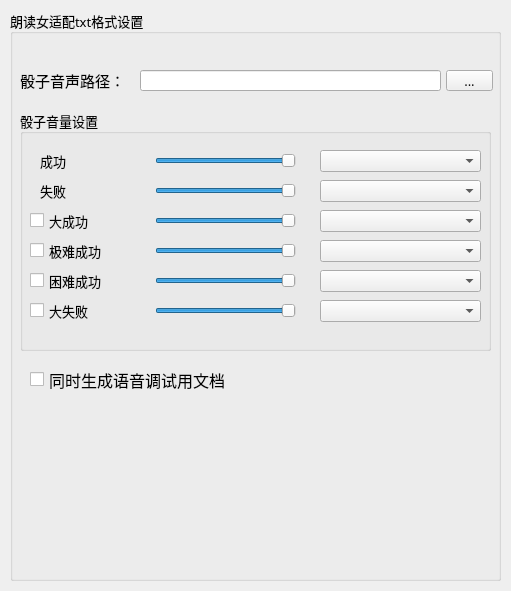
<?xml version="1.0" encoding="UTF-8"?>
<ui version="4.0">
 <class>Form</class>
 <widget class="QWidget" name="Form">
  <property name="geometry">
   <rect>
    <x>0</x>
    <y>0</y>
    <width>511</width>
    <height>591</height>
   </rect>
  </property>
  <property name="windowTitle">
   <string>Form</string>
  </property>
  <widget class="QGroupBox" name="ldn_txt_formset">
   <property name="geometry">
    <rect>
     <x>10</x>
     <y>10</y>
     <width>491</width>
     <height>571</height>
    </rect>
   </property>
   <property name="font">
    <font>
     <family>华文细黑</family>
     <pointsize>10</pointsize>
    </font>
   </property>
   <property name="title">
    <string>朗读女适配txt格式设置</string>
   </property>
   <widget class="QCheckBox" name="ldn_generateTest_check">
    <property name="geometry">
     <rect>
      <x>20</x>
      <y>360</y>
      <width>251</width>
      <height>19</height>
     </rect>
    </property>
    <property name="font">
     <font>
      <family>华文细黑</family>
      <pointsize>12</pointsize>
     </font>
    </property>
    <property name="text">
     <string>同时生成语音调试用文档</string>
    </property>
   </widget>
   <widget class="QLineEdit" name="ldn_dice_sounddir_input">
    <property name="enabled">
     <bool>true</bool>
    </property>
    <property name="geometry">
     <rect>
      <x>130</x>
      <y>60</y>
      <width>301</width>
      <height>21</height>
     </rect>
    </property>
   </widget>
   <widget class="QToolButton" name="ldn_dice_sounddir_btn">
    <property name="enabled">
     <bool>true</bool>
    </property>
    <property name="geometry">
     <rect>
      <x>436</x>
      <y>60</y>
      <width>47</width>
      <height>21</height>
     </rect>
    </property>
    <property name="text">
     <string>...</string>
    </property>
   </widget>
   <widget class="QLabel" name="ldn_dice_sound_fp_label">
    <property name="enabled">
     <bool>true</bool>
    </property>
    <property name="geometry">
     <rect>
      <x>10</x>
      <y>60</y>
      <width>126</width>
      <height>20</height>
     </rect>
    </property>
    <property name="font">
     <font>
      <family>华文细黑</family>
      <pointsize>11</pointsize>
     </font>
    </property>
    <property name="text">
     <string>骰子音声路径：</string>
    </property>
   </widget>
   <widget class="QGroupBox" name="ldn_dice_soundControl">
    <property name="geometry">
     <rect>
      <x>10</x>
      <y>100</y>
      <width>471</width>
      <height>241</height>
     </rect>
    </property>
    <property name="title">
     <string>骰子音量设置</string>
    </property>
    <widget class="QSlider" name="dice_success_volume">
     <property name="geometry">
      <rect>
       <x>135</x>
       <y>40</y>
       <width>141</width>
       <height>22</height>
      </rect>
     </property>
     <property name="maximum">
      <number>100</number>
     </property>
     <property name="value">
      <number>100</number>
     </property>
     <property name="orientation">
      <enum>Qt::Horizontal</enum>
     </property>
    </widget>
    <widget class="QLabel" name="dice_success_label">
     <property name="geometry">
      <rect>
       <x>20</x>
       <y>40</y>
       <width>72</width>
       <height>21</height>
      </rect>
     </property>
     <property name="text">
      <string>成功</string>
     </property>
    </widget>
    <widget class="QSlider" name="dice_fail_volume">
     <property name="geometry">
      <rect>
       <x>135</x>
       <y>70</y>
       <width>141</width>
       <height>22</height>
      </rect>
     </property>
     <property name="maximum">
      <number>100</number>
     </property>
     <property name="value">
      <number>100</number>
     </property>
     <property name="orientation">
      <enum>Qt::Horizontal</enum>
     </property>
    </widget>
    <widget class="QLabel" name="dice_fail_label">
     <property name="geometry">
      <rect>
       <x>20</x>
       <y>70</y>
       <width>72</width>
       <height>21</height>
      </rect>
     </property>
     <property name="text">
      <string>失败</string>
     </property>
    </widget>
    <widget class="QSlider" name="dice_successSpecial_volume">
     <property name="geometry">
      <rect>
       <x>135</x>
       <y>100</y>
       <width>141</width>
       <height>22</height>
      </rect>
     </property>
     <property name="maximum">
      <number>100</number>
     </property>
     <property name="value">
      <number>100</number>
     </property>
     <property name="orientation">
      <enum>Qt::Horizontal</enum>
     </property>
    </widget>
    <widget class="QCheckBox" name="dice_successSpecial_check">
     <property name="geometry">
      <rect>
       <x>10</x>
       <y>100</y>
       <width>121</width>
       <height>21</height>
      </rect>
     </property>
     <property name="text">
      <string>大成功</string>
     </property>
    </widget>
    <widget class="QCheckBox" name="dice_successDifficult_check">
     <property name="geometry">
      <rect>
       <x>10</x>
       <y>160</y>
       <width>121</width>
       <height>21</height>
      </rect>
     </property>
     <property name="font">
      <font>
       <family>华文细黑</family>
       <pointsize>10</pointsize>
      </font>
     </property>
     <property name="text">
      <string>困难成功</string>
     </property>
    </widget>
    <widget class="QSlider" name="dice_successDifficult_volume">
     <property name="geometry">
      <rect>
       <x>135</x>
       <y>160</y>
       <width>141</width>
       <height>22</height>
      </rect>
     </property>
     <property name="maximum">
      <number>100</number>
     </property>
     <property name="value">
      <number>100</number>
     </property>
     <property name="orientation">
      <enum>Qt::Horizontal</enum>
     </property>
    </widget>
    <widget class="QSlider" name="dice_failSpecial_volume">
     <property name="geometry">
      <rect>
       <x>135</x>
       <y>190</y>
       <width>141</width>
       <height>22</height>
      </rect>
     </property>
     <property name="maximum">
      <number>100</number>
     </property>
     <property name="value">
      <number>100</number>
     </property>
     <property name="orientation">
      <enum>Qt::Horizontal</enum>
     </property>
    </widget>
    <widget class="QCheckBox" name="dice_failSpecial_check">
     <property name="geometry">
      <rect>
       <x>10</x>
       <y>190</y>
       <width>121</width>
       <height>21</height>
      </rect>
     </property>
     <property name="font">
      <font>
       <family>华文细黑</family>
       <pointsize>10</pointsize>
      </font>
     </property>
     <property name="text">
      <string>大失败</string>
     </property>
    </widget>
    <widget class="QCheckBox" name="dice_successExtreme_check">
     <property name="geometry">
      <rect>
       <x>10</x>
       <y>130</y>
       <width>121</width>
       <height>21</height>
      </rect>
     </property>
     <property name="font">
      <font>
       <family>华文细黑</family>
       <pointsize>10</pointsize>
      </font>
     </property>
     <property name="text">
      <string>极难成功</string>
     </property>
    </widget>
    <widget class="QSlider" name="dice_successExtreme_volume">
     <property name="geometry">
      <rect>
       <x>135</x>
       <y>130</y>
       <width>141</width>
       <height>22</height>
      </rect>
     </property>
     <property name="maximum">
      <number>100</number>
     </property>
     <property name="value">
      <number>100</number>
     </property>
     <property name="orientation">
      <enum>Qt::Horizontal</enum>
     </property>
    </widget>
    <widget class="QComboBox" name="dice_success_file">
     <property name="geometry">
      <rect>
       <x>300</x>
       <y>40</y>
       <width>161</width>
       <height>22</height>
      </rect>
     </property>
    </widget>
    <widget class="QComboBox" name="dice_fail_file">
     <property name="geometry">
      <rect>
       <x>300</x>
       <y>70</y>
       <width>161</width>
       <height>22</height>
      </rect>
     </property>
    </widget>
    <widget class="QComboBox" name="dice_successSpecial_file">
     <property name="geometry">
      <rect>
       <x>300</x>
       <y>100</y>
       <width>161</width>
       <height>22</height>
      </rect>
     </property>
    </widget>
    <widget class="QComboBox" name="dice_successExtreme_file">
     <property name="geometry">
      <rect>
       <x>300</x>
       <y>130</y>
       <width>161</width>
       <height>22</height>
      </rect>
     </property>
    </widget>
    <widget class="QComboBox" name="dice_successDifficult_file">
     <property name="geometry">
      <rect>
       <x>300</x>
       <y>160</y>
       <width>161</width>
       <height>22</height>
      </rect>
     </property>
    </widget>
    <widget class="QComboBox" name="dice_failSpecial_file">
     <property name="geometry">
      <rect>
       <x>300</x>
       <y>190</y>
       <width>161</width>
       <height>22</height>
      </rect>
     </property>
    </widget>
   </widget>
  </widget>
 </widget>
 <resources/>
 <connections/>
</ui>
